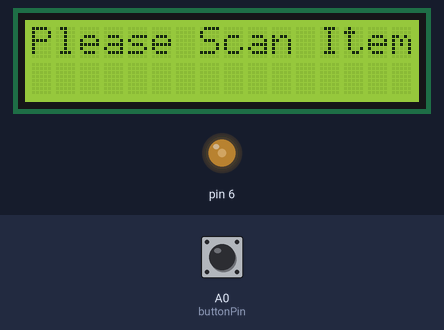
Bench run of a sketch on a simulated Arduino Uno, built with avr-gcc and run on an emulated ATmega328P. On the bench: 16×2 character LCD, output pins drawn as LEDs (lit = HIGH). The inputs (shaded band) are chosen by the test bench; at power-on: A0 (buttonPin) LOW.

Above: at 0.1 s.
6.3 s: A0 (buttonPin) pulled HIGH for 0.15 s
At 7.0 s:
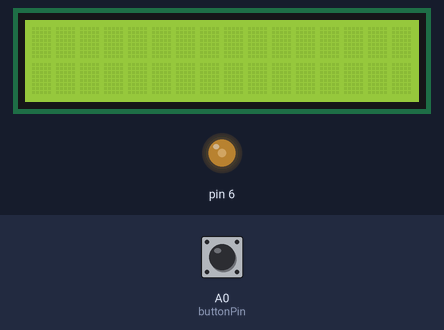
At 8.6 s:
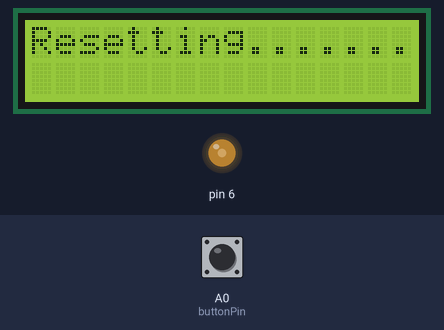
Timing chart, 0 to 10.1 s (numbered marks = the images above; inputs shaded):
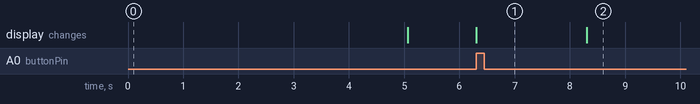

The sketch:

RESET_BUTTON__ANALOG_A0_.ino
```cpp
#include <LiquidCrystal.h>

const int buttonPin = A0;

int Contrast=100;
const int rs=7 , en=8, d4=5 , d5=4, d6=3 ,d7=2;
LiquidCrystal lcd (rs,en,d4,d5,d6,d7);

int buttonState = 0;

void setup() {
  // put your setup code here, to run once:
  analogWrite(6,Contrast);
  lcd.begin(16,2);
  pinMode(buttonPin, INPUT);

  lcd.print("Please Scan Items:");
  delay(5000);
  lcd.clear();

}

void loop() {

  buttonState = digitalRead(buttonPin);
  if(buttonState==HIGH){
  lcd.noDisplay();
  delay(2000);
  lcd.display();
  lcd.print("Resetting........");
  delay(3000);
  lcd.clear();
  lcd.display();
  lcd.print("Please Scan Items: ");
  delay(6000);
  lcd.clear();
  }


}
```
